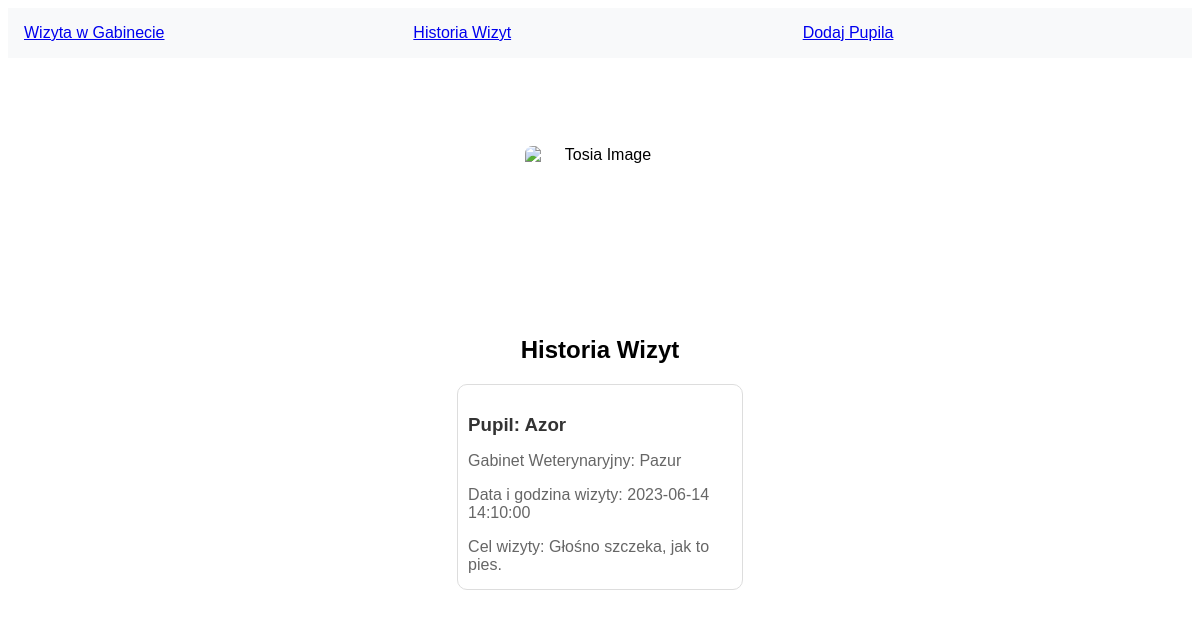
/visithistory, run on an earlier commit of the app's database.
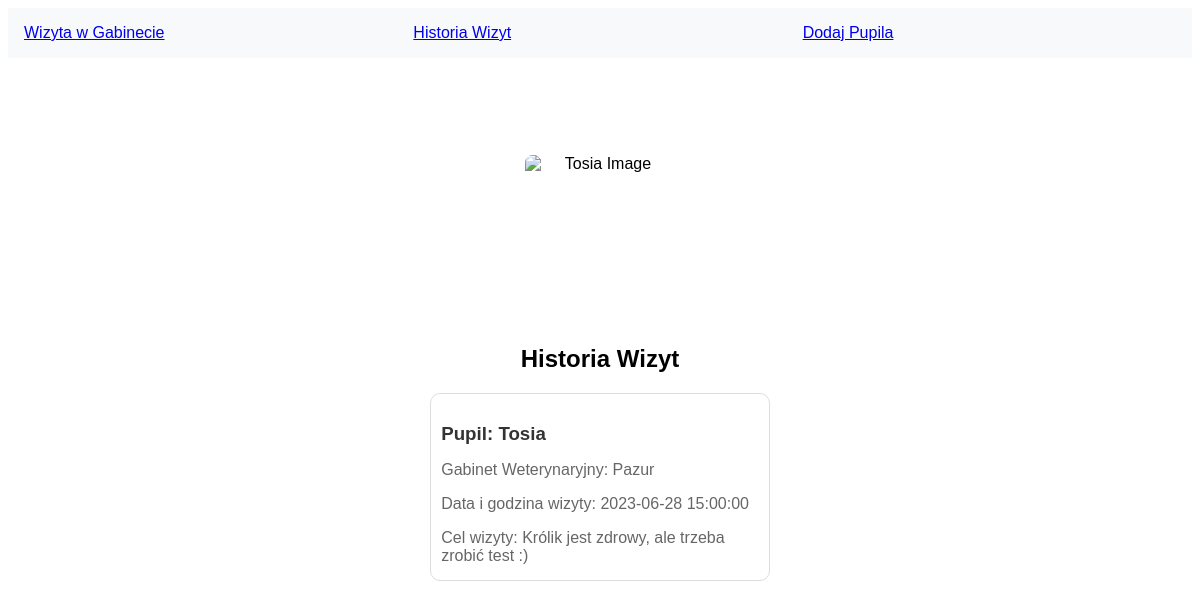
And on a later commit of the database.
### app.py (models this page shows)
class Visit(db.Model):
    id = db.Column(db.Integer, primary_key=True)
    pet_id = db.Column(db.Integer, db.ForeignKey('pet.id'), nullable=False)
    clinic_id = db.Column(db.Integer, db.ForeignKey('clinic.id'), nullable=False)
    visit_time = db.Column(db.DateTime, nullable=False)
    problem = db.Column(db.Text, nullable=False)

class Pet(db.Model):
    id = db.Column(db.Integer, primary_key=True)
    id_owner = db.Column(db.Integer)
    name = db.Column(db.String(80), nullable=False)
    race = db.Column(db.String(120), nullable=False)
    age = db.Column(db.Integer, nullable=False)
    is_active = db.Column(db.Boolean, default=True)
    visits = db.relationship('Visit', backref='pet', lazy=True)

class Clinic(db.Model):
    id = db.Column(db.Integer, primary_key=True)
    name = db.Column(db.String(80), nullable=False)
    visits = relationship('Visit', backref='clinic', lazy=True)

### app.py (the view)
@app.route('/visithistory')
def visithistory():
    visits = Visit.query.join(Pet).filter(Pet.is_active==True).all()
    return render_template('visithistory.html', visits=visits)

### templates/visithistory.html (shortened to what this page needs)
{% extends 'navbar.html' %}
{% block content %}
<div class="content">
    <img src="https://i.ibb.co/KyjxmKb/Tosia.jpg" alt="Tosia Image">
    <h2>Historia Wizyt</h2>
    <div class="visit-list">
        {% for visit in visits %}
        <div class="visit-card">
            <h3>Pupil: {{ visit.pet.name }}</h3>
            <p>Gabinet Weterynaryjny: {{ visit.clinic.name }}</p>
            <p>Data i godzina wizyty: {{ visit.visit_time }}</p>
            <p>Cel wizyty: {{ visit.problem }}</p>
        </div>
        {% endfor %}
    </div>
</div>
{% endblock %}

What changed in the data, as far as the page shows it:
no longer on this page (row unchanged): Visit: pet.name "Azor", clinic.name "Pazur", visit_time "2023-06-14 14:10:00", problem "Głośno szczeka, jak to pies."
added Visit: pet.name "Tosia", clinic.name "Pazur", visit_time "2023-06-28 15:00:00", problem "Królik jest zdrowy, ale trzeba zrobić test :)"
